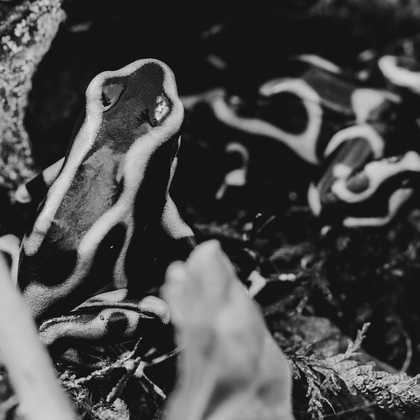
%> input picture ECE6250-HW5/frog.tiff, 420 x 420 px, shrunk from 1024 x 1024 before the run
$ octave p2_c.m   (GNU Octave 9; MATLAB toolbox functions it lacks are replaced by stand-ins)
%> lines starting %> are read from the running program, lines starting %| are printed output that depends on the picture
### ECE6250-HW5/block_dct2.m
function XB = block_dct2(IM, N)
    dim = size(IM);
    XB = zeros(dim(1), dim(2));
    for i = 1:dim(1) / N
        for j = 1:dim(2) / N
            XB((i-1)*N+1:i*N, (j-1)*N+1:j*N) = dct2(IM((i-1)*N+1:i*N, (j-1)*8+1:j*N));
        end
    end
end

### ECE6250-HW5/block_dct2_approx.m
function IM_C = block_dct2_approx(IM, M)
    N = 8;
    coeffs = block_dct2(IM, N);
    dim = size(coeffs);
    [z, pairs, map] = jpgzzind(N, N);
    mask = map <= M;
    for i = 1:dim(1) / N
        for j = 1:dim(2) / N
            coeffs((i-1)*N+1:i*N, (j-1)*N+1:j*N) = coeffs((i-1)*N+1:i*N, (j-1)*N+1:j*N).*mask;
        end
    end

    IM_C = block_idct2(coeffs, N);
end

### ECE6250-HW5/p2_c.m
img = double(imread("frog.tiff")) - 128;
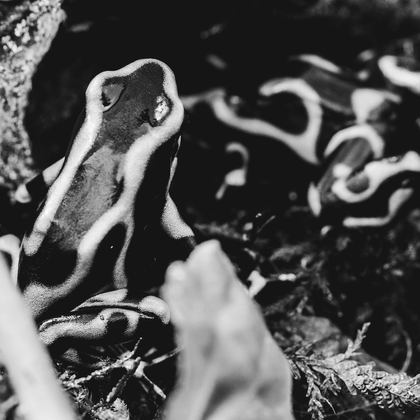
%> img: size 420x420 double; min -127, max 95, mean -54.9; drawn with min black and max white
%> the run ends on the next line

error = zeros(1,63);

for m = 1:63
    img_approx = block_dct2_approx(img, m);
